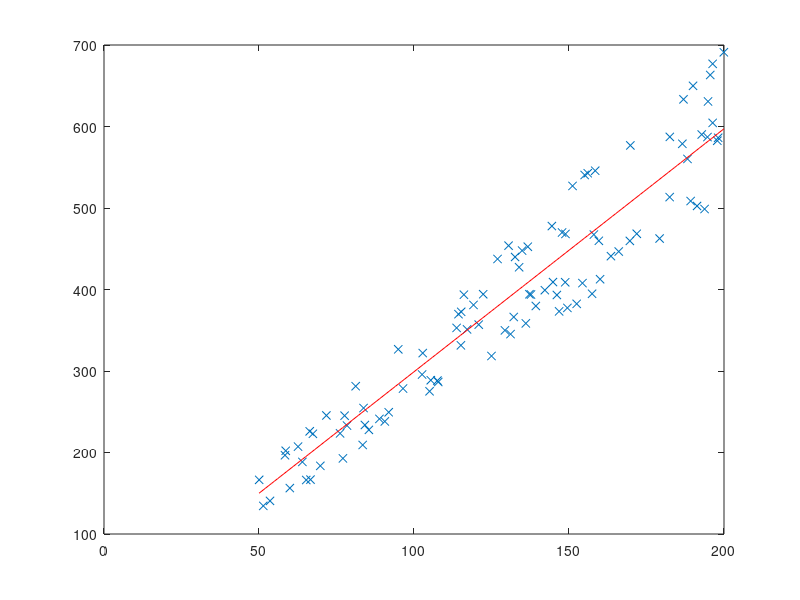

Source code (MATLAB):
%%%%%%%%%%%%%%%%%%%%%%%%%%%%%%%%%%%%%%%%%%%%%%%%%%%%%%%%%%%%%%%%%%%%%%%%%%%%%
%
% Gradient Descent algorithm for Cost Function optimization in Linear
% Regression.
%
%
% Lectures: II. Linear Regression With One Variable
%
%     http://www.ml-class.org/course/video/list
%
%
% First time I touch GNU Octave and first time I do numerical computations, so
% bear with me.
%
%
% For comments, corrections and improvements:
%
%     https://github.com/rjack/ml-class/issues
%
%
% This work is released under the WTFPL:
%
%     http://sam.zoy.org/wtfpl/COPYING
%
%%%%%%%%%%%%%%%%%%%%%%%%%%%%%%%%%%%%%%%%%%%%%%%%%%%%%%%%%%%%%%%%%%%%%%%%%%%%%


m = 100;
x_min = 50;
x_max = 200;

alpha = 0.0001;




function [th0_step, th1_step] = gradient_descent_step(th0, th1, xs, ys, m, alpha)

% usage: gradient_descent_step (th0, th1, xs, ys, m, alpha)
%
% This function computes the values th0_step and th1_step that must be
% subtracted respectively from theta zero and theta one in order to move them
% nearer the minimum of the cost function.

	distances = (th0 + th1 * xs) - ys;

	th0_step = alpha * sum(distances) / m;
	th1_step = alpha * sum(distances .* xs) / m;

endfunction


function j = cost (th0, th1, xs, ys, m)

% usage: cost (th0, th1, xs, ys, m)
%
% Compute the cost function J.

	j = sum((th0 + th1 * xs - ys)^2) / (2 * m);

endfunction




function res = converge (dx, dy, small_enough = 0)

% usage:  converge (dx, dy)
%         converge (dx, dy, threshold)
%
% This function returns true if dx and dy are converging. Used to stop the
% gradient_descent_step iterations.
%
% It's useful to experiment for different values of threshold: small values
% of threshold mean more iterations in order to converge.
%
% If threshold is not specified, zero is assumed.

	if (abs(dx) <= small_enough && abs(dy) <= small_enough)
		res = true;
	else
		res = false;
	endif
endfunction




function die_if_diverged (x)

% If NaN, exit with shame.

	if (isnan(x))
		printf("Diverged!\n");
		exit(1);
	endif
endfunction




%
% Examples are randomly generated.
%

xs = x_min + rand(1, m) * (x_max - x_min);
ys = 3 * xs + -(xs/2) + xs .* rand(1, m);


%
% Thetas. TODO: experiment with different values.
%
th0 = 1;
th1 = 1;


%
% Scatterplot of data.
%
figure;
plot(xs, ys, "x");
hold on;


%
% Gradient Descent.
% Call gradient_descent_step until values converge.
%
tries = max_tries = 1000;
while (tries--)
	% Uncomment this to plot each iteration. Beware, it's SLOW.
	% plot(x_min:x_max, th0 + th1 * (x_min:x_max), "g");

	[th0_step, th1_step] = gradient_descent_step(th0, th1, xs, ys, m, alpha);
	% TODO: try converge with different thresholds.
	if (converge(th0_step, th1_step, alpha))
		break;
	else
		th0 = th0 - th0_step;
		th1 = th1 - th1_step;

		die_if_diverged(th0);
		die_if_diverged(th1);
	endif
endwhile


%
% Plot the hypothesis that minimizes the cost function
%
plot(x_min:x_max, th0 + th1 * (x_min:x_max), "r");


printf("After %d iterations (out of %d)\n", max_tries - tries - 1, max_tries);
printf("th0 = %g\n", th0);
printf("th1 = %g\n", th1);
